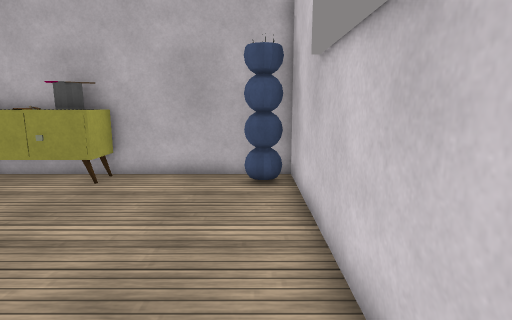
View 1 (above)

13 first-person views from a walk through a scene from a Unity 3-D project. The camera is 1.2 m above the floor, tilts 10° down and sees 80° across. The floor is counted in squares, 0.5 m on a side. Each view is taken from the middle of a square. On the plan, view 1 faces up. The plan holds only what a view shows up to about 19 squares ahead; the rest is blank. The place goes on beyond the plan. Some animated figures are not drawn. Some surface patterns are stand-ins.

View 2
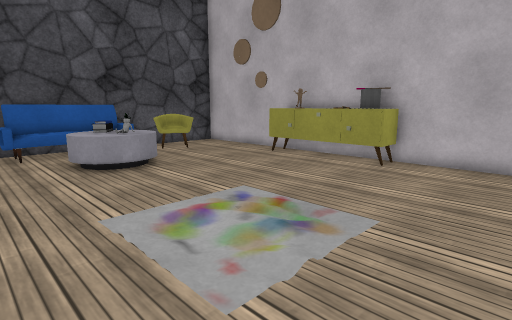

View 3
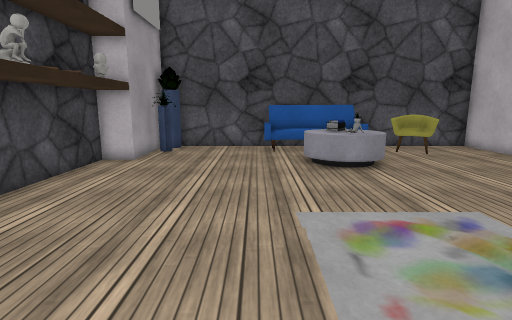

View 4
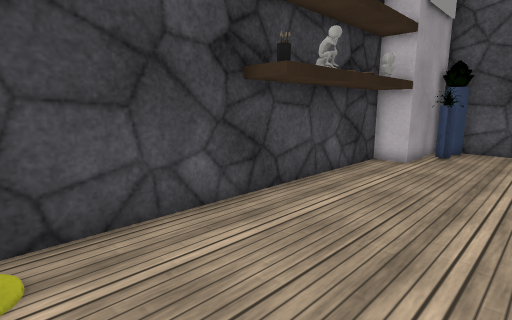

View 5
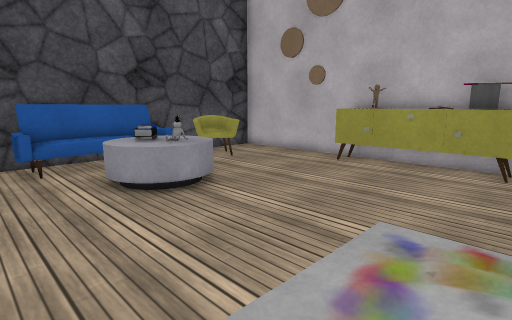

View 6
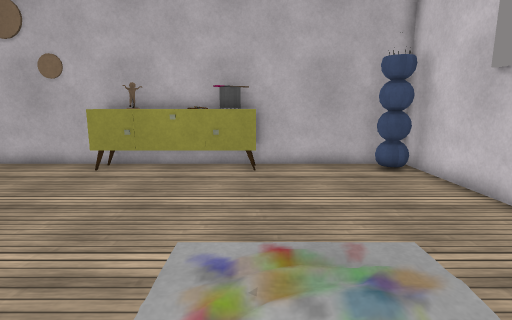

View 7
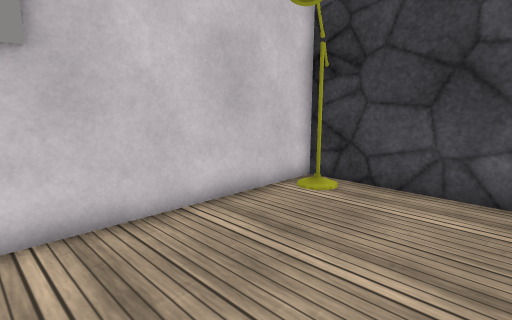

View 8
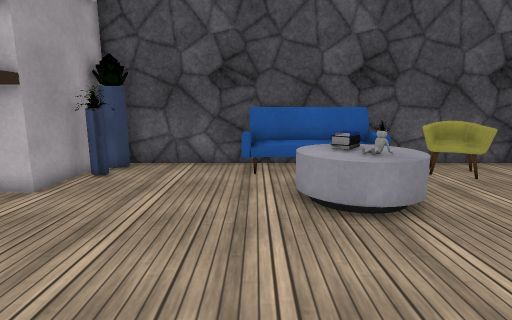

View 9
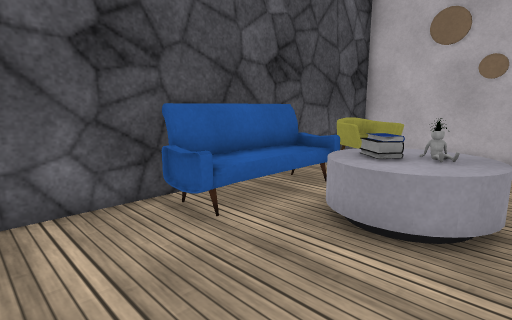

View 10
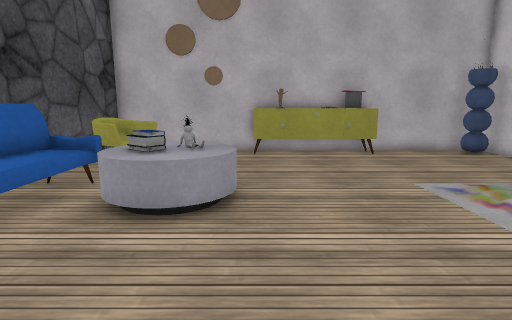

View 11
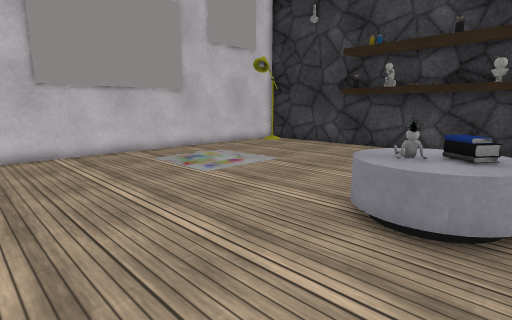

View 12
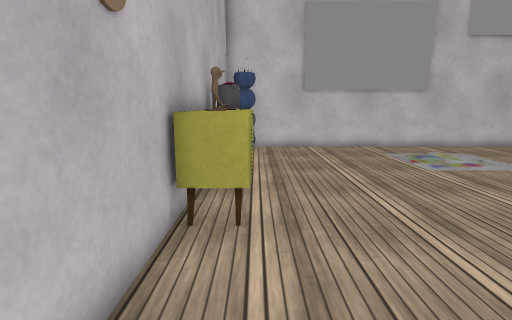

View 13
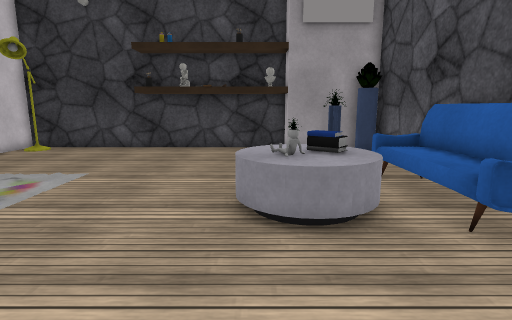

### Floor plan
Points are (right, up) in squares from view 1. A wall is a line through its corners. A room is listed if a view was taken in it or the views show most of it. See-through windows are left out.
Room 1 (views 1, 2, 3, 4, 5, 6, 7, 8, 9, 10, 11, 12, 13)
walls: (1.1, -1) (1.1, 6.1); (-7.1, -9) (1.3, -9) (1.3, 10.7) (-4.6, 10.7); (-11.4, 10.7) (-18.5, 10.7) (-18.5, -7.5) (-5.6, -7.5) (-5.6, -9)
objects: sofa (-18, -2) to (-16, 4); chair (-17, 5) to (-15, 7); other object (-16, -7) to (-15, -6); table (-15, 0) to (-12, 3); books (-14, 1) to (-13, 2); planter (-13, 2); cabinet (-11, 9) to (-5, 11); lamp (0, -8)

Where each view was taken, in squares from view 1:
view 1: 0 up, 0 right, facing up
view 2: 3 down, 0 right, facing up-left
view 3: 2 down, 0 right, facing left
view 4: 3 down, 0 right, facing down-left
view 5: 3 down, 4 left, facing up-left
view 6: 2 down, 5 left, facing up
view 7: 0 up, 5 left, facing down-right
view 8: 1 down, 5 left, facing left
view 9: 5 down, 11 left, facing up-left
view 10: 6 down, 11 left, facing up
view 11: 9 up, 15 left, facing down-right
view 12: 9 up, 17 left, facing right
view 13: 9 up, 12 left, facing down
